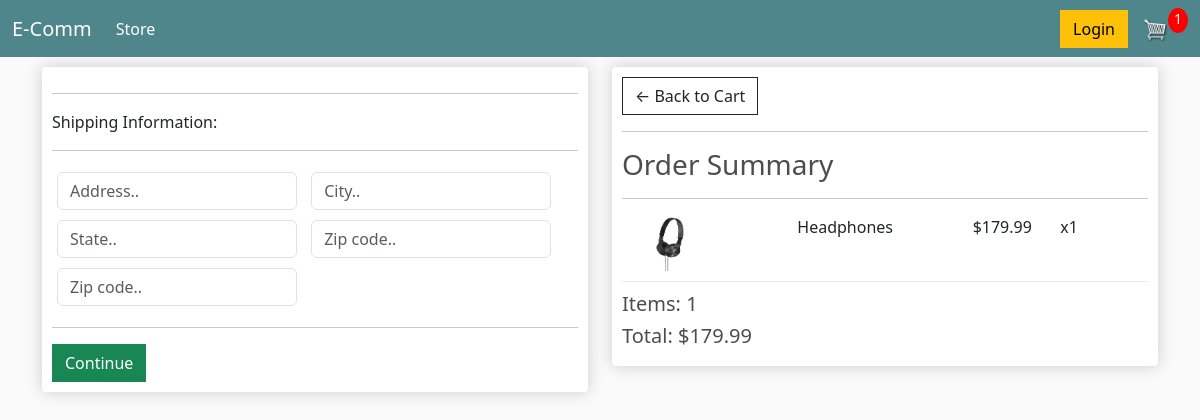
Page /checkout (signed in) on the committed database.
### store/models.py (models this page shows, shortened)
class OrderItem(models.Model):
    product = models.ForeignKey(
        Product, on_delete=models.SET_NULL, blank=True, null=True
    )
    order = models.ForeignKey(Order, on_delete=models.SET_NULL, blank=True, null=True)
    quantity = models.IntegerField(default=0, null=True, blank=True)
    date_added = models.DateTimeField(auto_now_add=True)
    @property
    def get_total(self):
        total = self.product.price * self.quantity
        return total

class Product(models.Model):
    name = models.CharField(max_length=200, null=True, blank=True)
    price = models.DecimalField(max_digits=7, decimal_places=2)
    digital = models.BooleanField(default=False)
    image = models.ImageField(upload_to="product_images", blank=True, null=True)

class Order(models.Model):
    customer = models.ForeignKey(
        Customer, on_delete=models.SET_NULL, blank=True, null=True
    )
    date_ordered = models.DateTimeField(auto_now_add=True)
    complete = models.BooleanField(default=False)
    transaction_id = models.CharField(max_length=200)
    @property
    def get_cart_total(self):
        order_items = self.orderitem_set.all()
        total = sum([item.get_total for item in order_items])
        return total
    @property
    def get_cart_items(self):
        order_items = self.orderitem_set.all()
        total = sum([item.quantity for item in order_items])
        return total
    @property
    def shipping(self):
        shipping = False
        orderItems = self.orderitem_set.all()
        for i in orderItems:
            if i.product.digital == False:
                shipping = True
        return shipping

### store/views.py (the view)
# urls.py: path('checkout',views.checkout,name='checkout'),
def checkout(request):
    data = cartData(request)
    cartItems = data["cartItems"]
    order = data["order"]
    items = data["items"]
    context = {"items": items, "order": order, "cartItems": cartItems}
    return render(request, "store/checkout.html", context)

### store/utils.py (called while the page is built)
def cartData(request):
    if request.user.is_authenticated:
        customer = request.user.customer
        order, created = Order.objects.get_or_create(customer=customer, complete=False)
        items = order.orderitem_set.all()
        cartItems = order.get_cart_items
    else:
        cookieData = cookieCart(request)
        cartItems = cookieData["cartItems"]
        order = cookieData["order"]
        items = cookieData["items"]
    return {"items": items, "order": order, "cartItems": cartItems}

### templates/store/checkout.html (shortened to what this page needs)
{%extends 'store/main.html'%}
{% load static %}
{%block body%}
<div class="row">
    <div class="col-lg-6">
        <div class="box-element" id="form-wrapper">
            <form id="form">
                <div id="shipping-info">
                    <hr>
                    <p>Shipping Information:</p>
                    <hr>
                    <div class="form-field">
                        <input class="form-control" type="text" name="address" placeholder="Address..">
                    </div>
                    <div class="form-field">
                        <input class="form-control" type="text" name="city" placeholder="City..">
                    </div>
                    <div class="form-field">
                        <input class="form-control" type="text" name="state" placeholder="State..">
                    </div>
                    <div class="form-field">
                        <input class="form-control" type="text" name="zipcode" placeholder="Zip code..">
                    </div>
                    <div class="form-field">
                        <input class="form-control" type="text" name="country" placeholder="Zip code..">
                    </div>
                </div>
                <hr>
                <input id="form-button" class="btn btn-success btn-block" type="submit" value="Continue">
            </form>
        </div>
        <br>
    </div>
    <div class="col-lg-6">
        <div class="box-element">
            <a class="btn btn-outline-dark" href="{% url 'store:cart' %}">&#x2190; Back to Cart</a>
            <hr>
            <h3>Order Summary</h3>
            <hr>
            {%for item in items%}
            <div class="cart-row">
                <div style="flex:2"><img class="row-image" src="{{item.product.image.url}}"></div>
                <div style="flex:2">
                    <p>{{item.product.name}}</p>
                </div>
                <div style="flex:1">
                    <p>${{item.product.price|floatformat:2}}</p>
                </div>
                <div style="flex:1">
                    <p>x{{item.quantity}}</p>
                </div>
            </div>
            {%endfor%}
            <h5>Items: {{order.get_cart_items}}</h5>
            <h5>Total: ${{order.get_cart_total|floatformat:2}}</h5>
        </div>
    </div>
</div>
{%endblock%}

### static/css/main.css (style rules this page uses)
body { background-color: hsl(0, 0%, 98%); }
h1, h2, h3, h4, h5, h6 { color: hsl(0, 0%, 30%); }
.box-element { box-shadow: hsl(0, 0%, 80%) 0 0 16px; background-color: #fff; border-radius: 4px; padding: 10px; }
.col-lg-4, .col-lg-6, .col-lg-8, .col-lg-12 { margin-top: 10px; }
.btn { border-radius: 0; }
.row-image { width: 100px; }
.form-field { width: 250px; display: inline-block; padding: 5px; }
.cart-row { display: flex; align-items: flex-stretch; padding-bottom: 10px; margin-bottom: 10px; border-bottom: 1px solid #ececec; }

### rows in the picture
OrderItem: product.image (picture), product.name "Headphones", product.price "179.99", quantity "1"
Order: get_cart_items "1", get_cart_total "179.99"

### other values in the picture
{{ cartItems }} "1"
